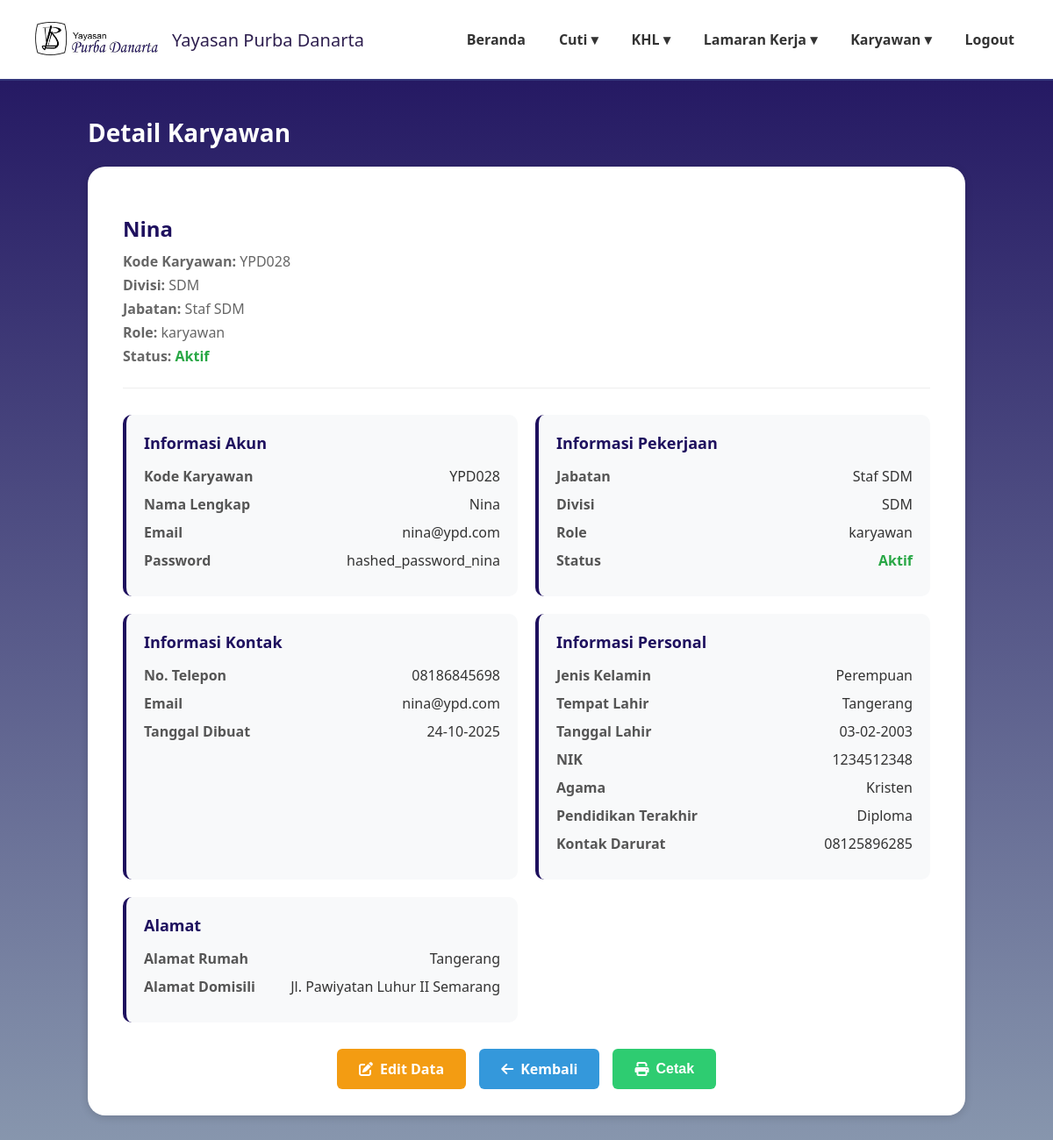
/detail_karyawan.php?id=28 (signed in), run on an earlier commit of the app's database.
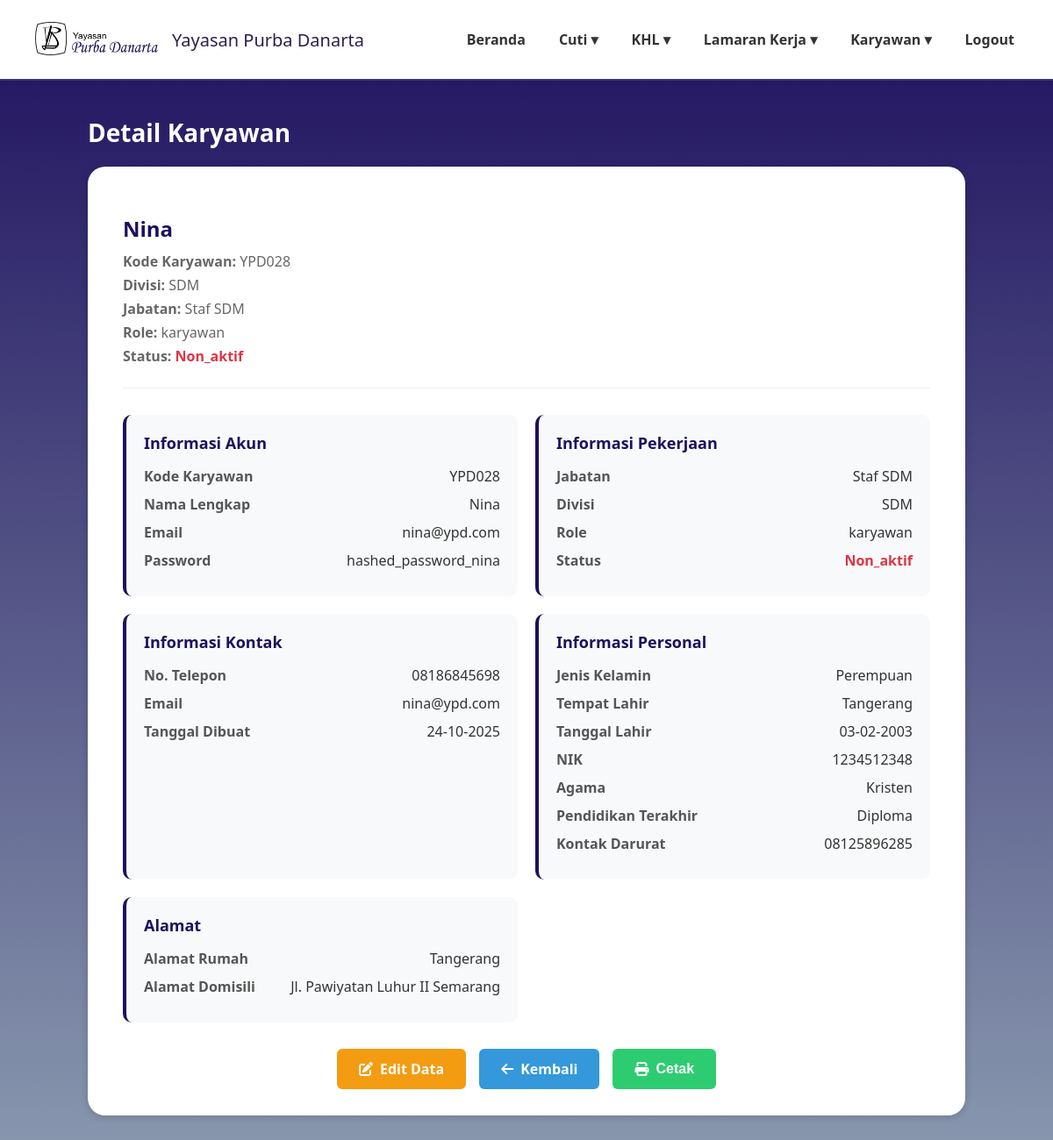
And on a later commit of the database.
### tables this page shows
CREATE TABLE `data_karyawan` (
  `id_karyawan` int(11) NOT NULL,
  `kode_karyawan` varchar(20) NOT NULL,
  `nama_lengkap` varchar(100) NOT NULL,
  `email` varchar(100) NOT NULL,
  `password` varchar(255) NOT NULL,
  `jabatan` varchar(50) NOT NULL,
  `divisi` varchar(50) NOT NULL,
  `role` varchar(100) NOT NULL DEFAULT 'karyawan',
  `no_telp` varchar(20) DEFAULT NULL,
  `sisa_cuti_tahunan` int(3) DEFAULT 0,
  `sisa_cuti_lustrum` int(3) DEFAULT 0,
  `status_aktif` enum('aktif','non_aktif') NOT NULL DEFAULT 'aktif',
  `created_at` timestamp NOT NULL DEFAULT current_timestamp(),
  `jenis_kelamin` varchar(10) DEFAULT NULL,
  `tempat_lahir` varchar(100) DEFAULT NULL,
  `tanggal_lahir` date DEFAULT NULL,
  `nik` varchar(20) DEFAULT NULL,
  `alamat_rumah` text DEFAULT NULL,
  `alamat_domisili` text DEFAULT NULL,
  `agama` varchar(20) DEFAULT NULL,
  `kontak_darurat` varchar(20) DEFAULT NULL,
  `pendidikan_terakhir` varchar(50) DEFAULT NULL,
  `is_deleted` tinyint(1) NOT NULL DEFAULT 0,
  `deleted_at` timestamp NULL DEFAULT NULL,
  `deleted_by` varchar(20) DEFAULT NULL
);

### detail_karyawan.php (the view, shortened to what the changed rows need)
<?php
require_once 'config.php';
$karyawan_id = $_GET['id'] ?? '';
$sql = "SELECT * FROM data_karyawan WHERE id_karyawan = ?";
$stmt = $conn->prepare($sql);
$stmt->bind_param("i", $karyawan_id);
$stmt->execute();
$result = $stmt->get_result();
$karyawan = $result->fetch_assoc();
?>
<!DOCTYPE html>
<html lang="id">
<head>
    <link rel="stylesheet" href="https://cdnjs.cloudflare.com/ajax/libs/font-awesome/6.4.0/css/all.min.css">
</head>
<body>
    <main>
        <div class="welcome-section">
            <h1>Detail Karyawan</h1>
        </div>
        <div class="card">
            <div class="employee-header">
                <div class="employee-info">
                    <h3><?php echo htmlspecialchars($karyawan['nama_lengkap']); ?></h3>
                    <p><strong>Kode Karyawan:</strong> <?php echo htmlspecialchars($karyawan['kode_karyawan']); ?></p>
                    <p><strong>Divisi:</strong> <?php echo htmlspecialchars($karyawan['divisi']); ?></p>
                    <p><strong>Jabatan:</strong> <?php echo htmlspecialchars($karyawan['jabatan']); ?></p>
                    <p><strong>Role:</strong> <?php echo htmlspecialchars($karyawan['role']); ?></p>
                    <p><strong>Status:</strong>
                        <span class="<?php echo $karyawan['status_aktif'] == 'aktif' ? 'status-aktif' : 'status-non-aktif'; ?>">
                            <?php echo ucfirst($karyawan['status_aktif']); ?>
                        </span>
                    </p>
                </div>
            </div>
            <div class="detail-grid">
                <div class="detail-card">
                    <div class="detail-item">
                        <span class="detail-label">Kode Karyawan</span>
                        <span class="detail-value"><?php echo htmlspecialchars($karyawan['kode_karyawan']); ?></span>
                    </div>
                    <div class="detail-item">
                        <span class="detail-label">Nama Lengkap</span>
                        <span class="detail-value"><?php echo htmlspecialchars($karyawan['nama_lengkap']); ?></span>
                    </div>
                    <div class="detail-item">
                        <span class="detail-label">Email</span>
                        <span class="detail-value"><?php echo htmlspecialchars($karyawan['email']); ?></span>
                    </div>
                    <div class="detail-item">
                        <span class="detail-label">Password</span>
                        <span class="detail-value"><?php echo htmlspecialchars($karyawan['password']); ?></span>
                    </div>
                </div>
                <div class="detail-card">
                    <div class="detail-item">
                        <span class="detail-label">Jabatan</span>
                        <span class="detail-value"><?php echo htmlspecialchars($karyawan['jabatan']); ?></span>
                    </div>
                    <div class="detail-item">
                        <span class="detail-label">Divisi</span>
                        <span class="detail-value"><?php echo htmlspecialchars($karyawan['divisi']); ?></span>
                    </div>
                    <div class="detail-item">
                        <span class="detail-label">Role</span>
                        <span class="detail-value"><?php echo htmlspecialchars($karyawan['role']); ?></span>
                    </div>
                    <div class="detail-item">
                        <span class="detail-label">Status</span>
                        <span class="detail-value <?php echo $karyawan['status_aktif'] == 'aktif' ? 'status-aktif' : 'status-non-aktif'; ?>">
                            <?php echo ucfirst($karyawan['status_aktif']); ?>
                        </span>
                    </div>
                </div>
                <div class="detail-card">
                    <div class="detail-item">
                        <span class="detail-label">No. Telepon</span>
                        <span class="detail-value"><?php echo htmlspecialchars($karyawan['no_telp'] ?: '-'); ?></span>
                    </div>
                    <div class="detail-item">
                        <span class="detail-label">Email</span>
                        <span class="detail-value"><?php echo htmlspecialchars($karyawan['email']); ?></span>
                    </div>
                    <div class="detail-item">
                        <span class="detail-label">Tanggal Dibuat</span>
                        <span class="detail-value"><?php echo date('d-m-Y', strtotime($karyawan['created_at'])); ?></span>
                    </div>
                </div>
                <div class="detail-card">
                    <div class="detail-item">
                        <span class="detail-label">Jenis Kelamin</span>
                        <span class="detail-value"><?php echo htmlspecialchars($karyawan['jenis_kelamin'] ?? '-'); ?></span>
                    </div>
                    <div class="detail-item">
                        <span class="detail-label">Tempat Lahir</span>
                        <span class="detail-value"><?php echo htmlspecialchars($karyawan['tempat_lahir'] ?? '-'); ?></span>
                    </div>
                    <div class="detail-item">
                        <span class="detail-label">Tanggal Lahir</span>
                        <span class="detail-value"><?php echo !empty($karyawan['tanggal_lahir']) ? date('d-m-Y', strtotime($karyawan['tanggal_lahir'])) : '-'; ?></span>
                    </div>
                    <div class="detail-item">
                        <span class="detail-label">NIK</span>
                        <span class="detail-value"><?php echo htmlspecialchars($karyawan['nik'] ?? '-'); ?></span>
                    </div>
                    <div class="detail-item">
                        <span class="detail-label">Agama</span>
                        <span class="detail-value"><?php echo htmlspecialchars($karyawan['agama'] ?? '-'); ?></span>
                    </div>
                    <div class="detail-item">
                        <span class="detail-label">Pendidikan Terakhir</span>
                        <span class="detail-value"><?php echo htmlspecialchars($karyawan['pendidikan_terakhir'] ?? '-'); ?></span>
                    </div>
                    <div class="detail-item">
                        <span class="detail-label">Kontak Darurat</span>
                        <span class="detail-value"><?php echo htmlspecialchars($karyawan['kontak_darurat'] ?? '-'); ?></span>
                    </div>
                </div>
                <div class="detail-card full-width">
                    <div class="detail-item">
                        <span class="detail-label">Alamat Rumah</span>
                        <span class="detail-value"><?php echo htmlspecialchars($karyawan['alamat_rumah'] ?? '-'); ?></span>
                    </div>
                    <div class="detail-item">
                        <span class="detail-label">Alamat Domisili</span>
                        <span class="detail-value"><?php echo htmlspecialchars($karyawan['alamat_domisili'] ?? '-'); ?></span>
                    </div>
                </div>
            </div>
        </div>
    </main>
</body>
</html>

What changed in the data, as far as the page shows it:
changed data_karyawan "Nina": status_aktif "Aktif" → "Non_aktif"
